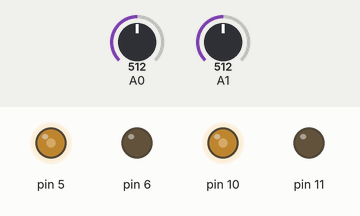
Recording of a program running on a simulated Arduino Uno, built with avr-gcc and run on an emulated ATmega328P. Parts: output pins drawn as LEDs (lit = HIGH). Inputs (shaded band) come from the test bench; at power-on: A0 = 512, A1 = 512.

Above: at 1.2 s.
1.3 s: A0 set to 340
2.8 s: A0 set to 313
At 3.2 s:
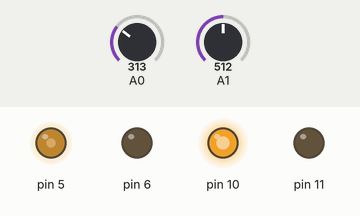
4.3 s: A0 set to 333
At 5.4 s:
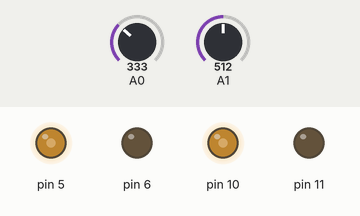
5.8 s: A0 set to 306
At 6.9 s:
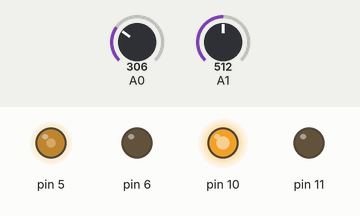
Timing chart, 0 to 8.3 s (numbered marks = the images above; inputs shaded):
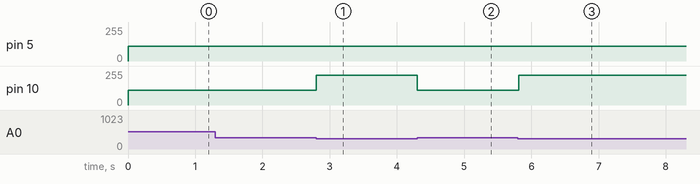

Measured:
- the behaviour switches between 324 and 323 on A0 (found by bisection; images 0 and 1)
- after the input at 1.3 s, every drawn part: stays the same
- after the input at 2.8 s, pin 10: 111/255 → 222/255 at once
- after the input at 4.3 s, pin 10: 222/255 → 111/255 at once
- after the input at 5.8 s, pin 10: 111/255 → 222/255 at once

The program:

main.cpp
```cpp
#include <Arduino.h>
int vddr;
int vddl;
int Sex(int a,int b,int c,int d){
  analogWrite(5,a);
  analogWrite(6,b);
  analogWrite(10,c);
  analogWrite(11,d);
}

void setup() {
  pinMode(5,OUTPUT);
  pinMode(6,OUTPUT);
  pinMode(10,OUTPUT);
  pinMode(11,OUTPUT);
}
void loop() {
  vddr = int(analogRead(A0));
  vddl = int(analogRead(A1));
  Serial.print("vddr== ");
  Serial.print(vddr);
  Serial.println();
  Serial.print("vddl== ");
  Serial.println(vddl);
  if(vddr > 323 && vddl <= 323){
    Sex(111,0,222,0);
    while(vddr < 323){
      vddr   = analogRead(A1);
      delay(3);
    }
  }else if(vddr <= 323 && vddl > 323){
    Sex(111,0,222,0);
    while(vddl < 323){
      vddl   = analogRead(A0);
      delay(3);
    }
  }else{
    Sex(111,0,111,0);
  }
  delay(10);
}
```
